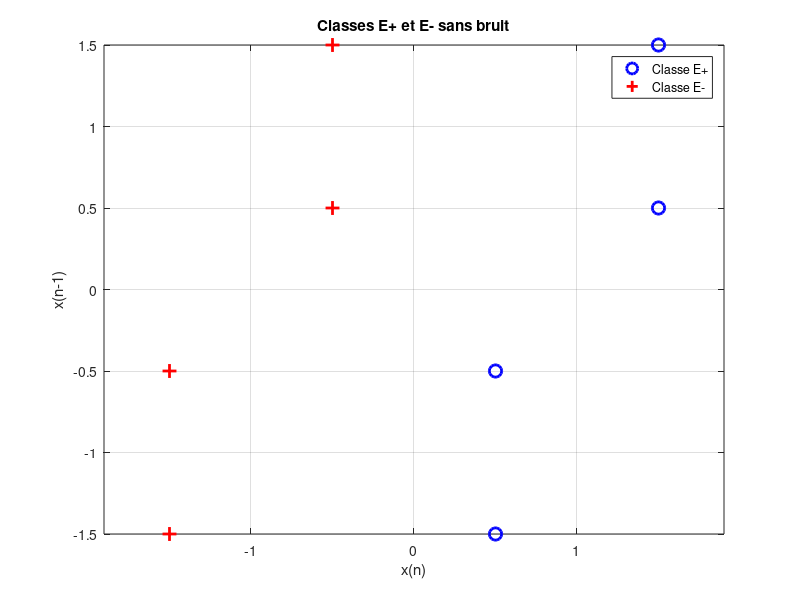
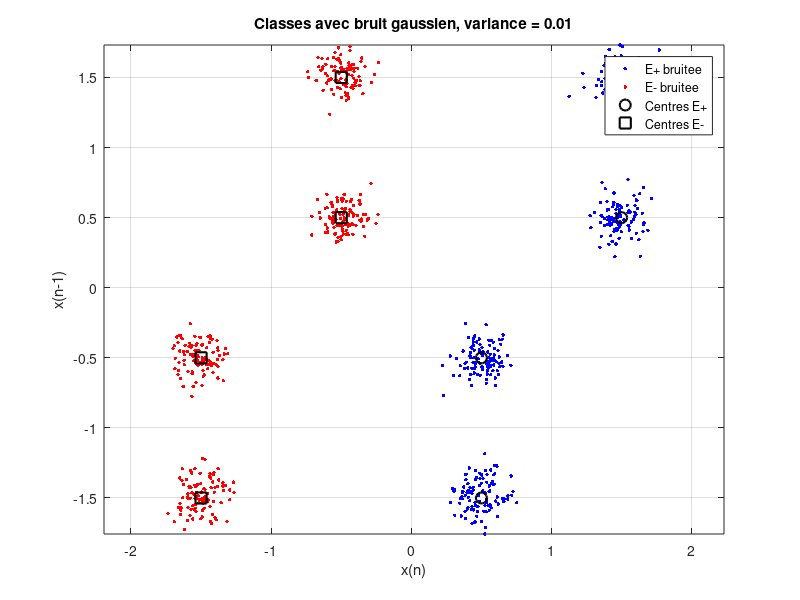
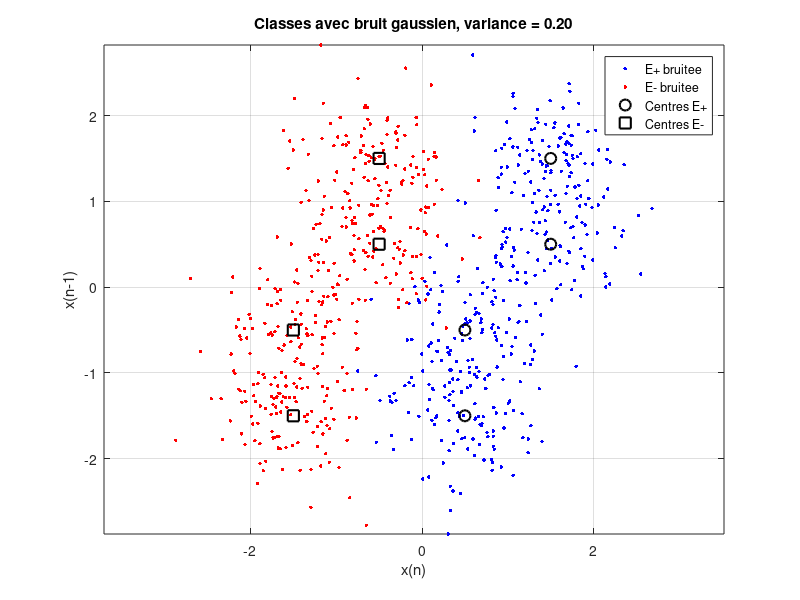
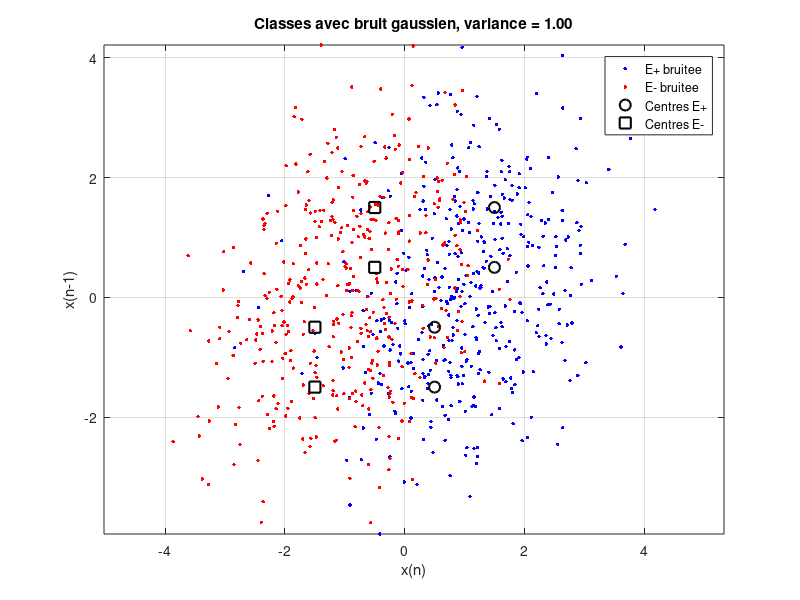

MATLAB code for these plots, in order:
clear;
clc;
close all;

rng(42, "twister");

c = [1; 0.5];
M = length(c);
P = 2;
N = 100;

CC = zeros(P, P + M - 1);

for k = 1:P
    CC(k, k:k+M-1) = c';
end

fprintf("Matrice de convolution CC :\n");
disp(CC);

previous_symbols = [
     1   1  -1  -1
     1  -1   1  -1
];

D_plus = [ones(1, 4); previous_symbols];
D_minus = [-ones(1, 4); previous_symbols];

X_plus = CC * D_plus;
X_minus = CC * D_minus;

fprintf("Observations non bruitees de E+ :\n");
disp(X_plus);

fprintf("Observations non bruitees de E- :\n");
disp(X_minus);

if ~exist("../figures", "dir")
    mkdir("../figures");
end

% Figure 1 : motifs non bruites
figure(1);
plot(X_plus(1,:), X_plus(2,:), "bo", ...
     "MarkerSize", 9, "LineWidth", 2);
hold on;
plot(X_minus(1,:), X_minus(2,:), "r+", ...
     "MarkerSize", 10, "LineWidth", 2);
grid on;
axis equal;
xlabel("x(n)");
ylabel("x(n-1)");
title("Classes E+ et E- sans bruit");
legend("Classe E+", "Classe E-", "Location", "best");
print(gcf, "../figures/01_classes_sans_bruit.png", "-dpng", "-r180");

% Variances du bruit gaussien a tester
variances = [0.01, 0.2, 1.0];

% Figures 2, 3 et 4 : classes avec bruit
for q = 1:length(variances)
    sigma2 = variances(q);

    noisy_plus = [];
    noisy_minus = [];

    for k = 1:4
        bruit_plus = sqrt(sigma2) * randn(P, N);
        bruit_minus = sqrt(sigma2) * randn(P, N);

        noisy_plus = [noisy_plus, X_plus(:,k) + bruit_plus];
        noisy_minus = [noisy_minus, X_minus(:,k) + bruit_minus];
    end

    figure(q + 1);
    plot(noisy_plus(1,:), noisy_plus(2,:), "b.", "MarkerSize", 8);
    hold on;
    plot(noisy_minus(1,:), noisy_minus(2,:), "r.", "MarkerSize", 8);
    plot(X_plus(1,:), X_plus(2,:), "ko", ...
         "MarkerSize", 8, "LineWidth", 1.5);
    plot(X_minus(1,:), X_minus(2,:), "ks", ...
         "MarkerSize", 8, "LineWidth", 1.5);
    grid on;
    axis equal;
    xlabel("x(n)");
    ylabel("x(n-1)");
    title(sprintf("Classes avec bruit gaussien, variance = %.2f", sigma2));
    legend("E+ bruitee", "E- bruitee", ...
           "Centres E+", "Centres E-", "Location", "best");

    if q == 1
        filename = "../figures/02_classes_bruit_variance_0_01.png";
    elseif q == 2
        filename = "../figures/03_classes_bruit_variance_0_2.png";
    else
        filename = "../figures/04_classes_bruit_variance_1_0.png";
    end

    print(gcf, filename, "-dpng", "-r180");
end

% Figure 5 : comparaison des trois niveaux de bruit
figure(5);

for q = 1:length(variances)
    sigma2 = variances(q);
    noisy_plus = [];
    noisy_minus = [];

    for k = 1:4
        noisy_plus = [noisy_plus, X_plus(:,k) + sqrt(sigma2)*randn(P,N)];
        noisy_minus = [noisy_minus, X_minus(:,k) + sqrt(sigma2)*randn(P,N)];
    end

    subplot(1, 3, q);
    plot(noisy_plus(1,:), noisy_plus(2,:), "b.", "MarkerSize", 5);
    hold on;
    plot(noisy_minus(1,:), noisy_minus(2,:), "r.", "MarkerSize", 5);
    plot(X_plus(1,:), X_plus(2,:), "ko", "MarkerSize", 6);
    plot(X_minus(1,:), X_minus(2,:), "ks", "MarkerSize", 6);
    grid on;
    axis equal;
    xlabel("x(n)");
    ylabel("x(n-1)");
    title(sprintf("\\sigma^2 = %.2f", sigma2));
end

print(gcf, "../figures/05_comparaison_niveaux_bruit.png", "-dpng", "-r180");

fprintf("\nFigures enregistrees dans le dossier figures.\n");
fprintf("Simulation terminee.\n");
